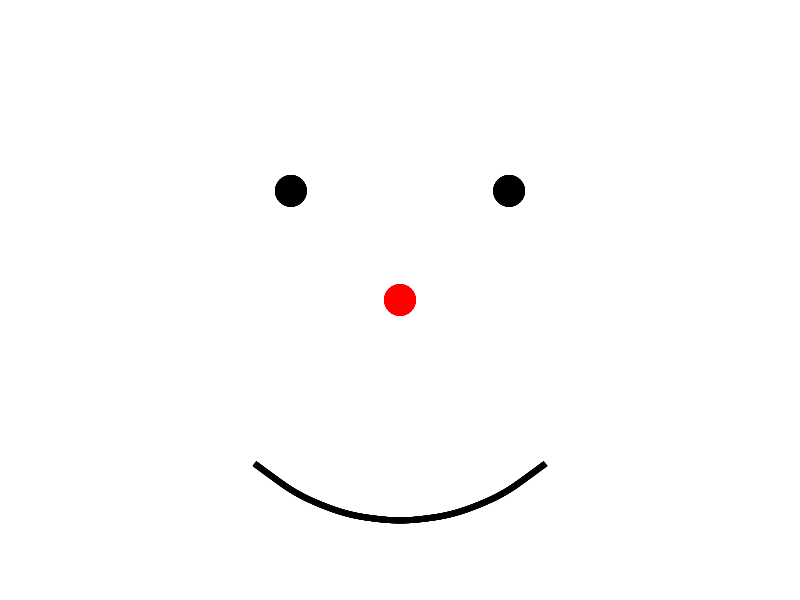

Generate this figure with R:
## ---- chunk 1
library(tidyverse)

knitr::opts_chunk$set(warning = FALSE, message = FALSE)
# Install and load required packages

# Create a data frame for the smiley face
smiley_data <- data.frame(
  x = c(-0.2, 0.2, -0.1, 0.1, -0.1, 0.1),  # X-coordinates
  y = c(0.2, 0.2, 0, 0, -0.2, -0.2)       # Y-coordinates
)

# Create the base plot
p <- ggplot(smiley_data, aes(x, y)) +
  xlim(-1, 1) + ylim(-1, 1) +  # Set the plot limits
  theme_void()                  # Remove background and axis

# Add the face
p <- p +
 
  geom_point(aes(x = -0.3, y = 0.4), size = 10, color = "black") +
  geom_point(aes(x = 0.3, y = 0.4), size = 10, color = "black")

# Add the nose
p <- p +
  geom_point(aes(x = 0, y = 0.), size = 10, color = "red")

# Add the smile
p <- p +
  geom_curve(
    aes(x = -0.4, y = -0.6, xend = 0.4, yend = -0.6),
    color = "black", size = 2, curvature = 0.4
  )

 

# Display the plot
print(p)
